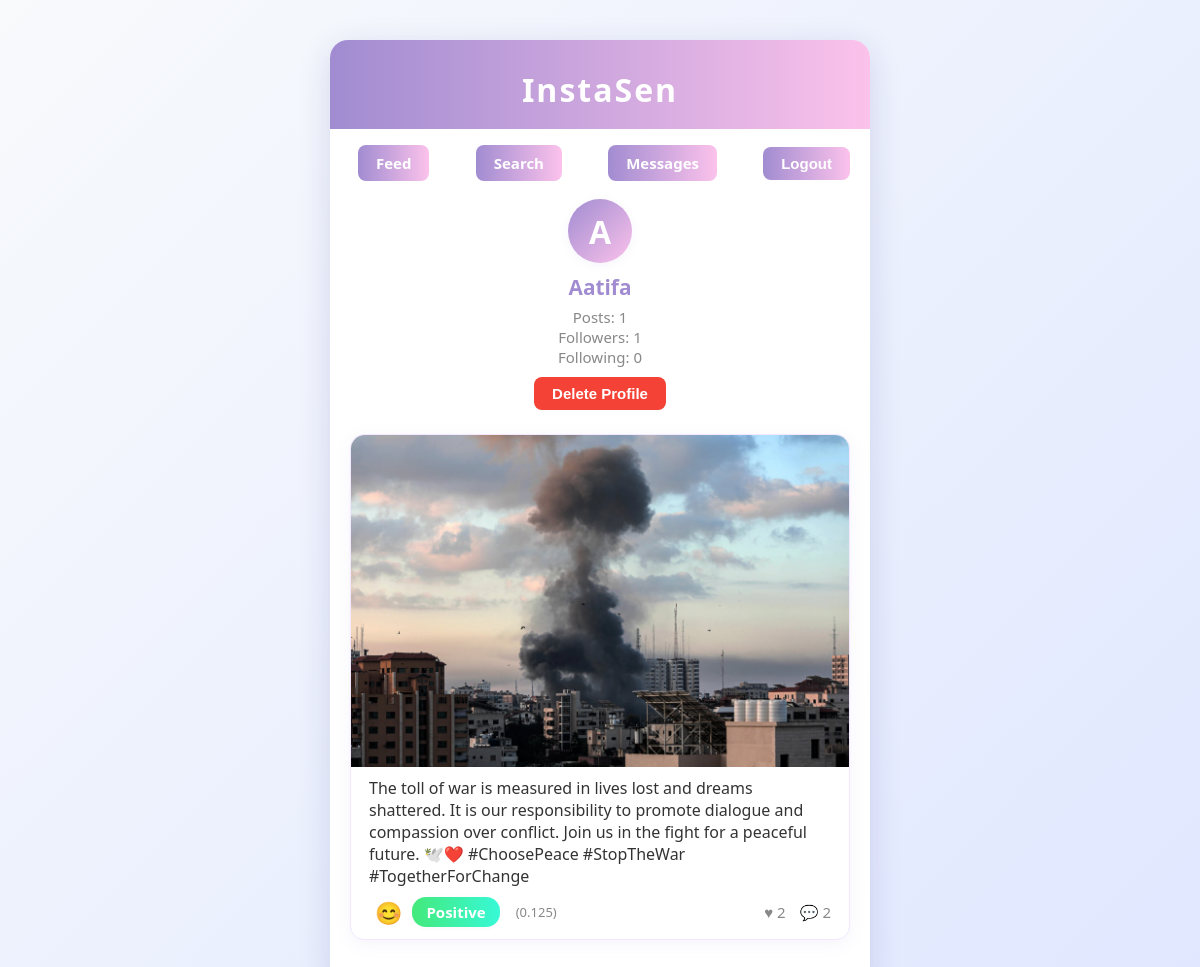
The app's page /user/Aatifa (signed in) with its own data.
### models.py (models this page shows)
class User(UserMixin, db.Model):
    id = db.Column(db.Integer, primary_key=True)
    username = db.Column(db.String(80), unique=True, nullable=False)
    password = db.Column(db.String(200), nullable=False)
    profile_image = db.Column(db.String(120), nullable=True)
    posts = db.relationship('Post', backref='author', lazy=True)
    comments = db.relationship('Comment', backref='author', lazy=True)
    likes = db.relationship('Like', backref='user', lazy=True)
    notifications = db.relationship('Notification', backref='user', lazy=True)
    followed = db.relationship('Follow', foreign_keys=[Follow.follower_id], backref='follower', lazy='dynamic')
    followers = db.relationship('Follow', foreign_keys=[Follow.followed_id], backref='followed', lazy='dynamic')
    sent_messages = db.relationship('Message', foreign_keys=[Message.sender_id], backref='sender', lazy='dynamic')
    received_messages = db.relationship('Message', foreign_keys=[Message.recipient_id], backref='recipient', lazy='dynamic')

class Post(db.Model):
    id = db.Column(db.Integer, primary_key=True)
    image_filename = db.Column(db.String(120), nullable=False)
    caption = db.Column(db.Text, nullable=True)
    sentiment = db.Column(db.String(20), nullable=True)
    sentiment_score = db.Column(db.Float, nullable=True)
    timestamp = db.Column(db.DateTime, default=datetime.utcnow)
    user_id = db.Column(db.Integer, db.ForeignKey('user.id'), nullable=False)
    comments = db.relationship('Comment', backref='post', lazy=True)
    likes = db.relationship('Like', backref='post', lazy=True)

### main.py (the view)
@main_bp.route('/user/<username>')
@login_required
def profile(username):
    user = User.query.filter_by(username=username).first_or_404()
    posts = Post.query.filter_by(user_id=user.id).order_by(Post.timestamp.desc()).all()
    is_following = False
    if user.id != current_user.id:
        is_following = Follow.query.filter_by(follower_id=current_user.id, followed_id=user.id).first() is not None
    follower_count = user.followers.count()
    following_count = user.followed.count()
    return render_template('profile.html', user=user, posts=posts, is_following=is_following, follower_count=follower_count, following_count=following_count)

### app.py (called while the page is built)
@login_manager.user_loader
def load_user(user_id):
    return User.query.get(int(user_id))

### templates/profile.html (shortened to what this page needs)
<!DOCTYPE html>
<html lang="en">
<head>
</head>
<body>
    <div class="container">
        <div class="header">
            <h2>InstaSen</h2>
        </div>
        <div class="nav">
            <a href="{{ url_for('main.feed') }}">Feed</a>
            <a href="{{ url_for('main.search') }}">Search</a>
            <a href="{{ url_for('main.messages_inbox') }}">Messages</a>
            <form method="post" action="{{ url_for('auth.logout') }}" style="display:inline;">
                <button type="submit">Logout</button>
            </form>
        </div>
        <div class="profile-info">
            {% if user.id == current_user.id %}
                <form id="profile-image-form" method="post" action="{{ url_for('main.upload_profile_image') }}" enctype="multipart/form-data" style="margin-bottom:10px;">
                    <label for="profile-image-input" style="cursor:pointer;">
                        {% if user.profile_image %}
                            <img src="{{ url_for('static', filename='images/' ~ user.profile_image) }}" alt="Profile Image" class="avatar-large" style="object-fit:cover;"/>
                        {% else %}
                            <div class="avatar-large">{{ user.username[0]|upper }}</div>
                        {% endif %}
                    </label>
                </form>
            {% else %}
                {% if user.profile_image %}
                    <img src="{{ url_for('static', filename='images/' ~ user.profile_image) }}" alt="Profile Image" class="avatar-large" style="object-fit:cover;"/>
                {% else %}
                    <div class="avatar-large">{{ user.username[0]|upper }}</div>
                {% endif %}
            {% endif %}
            <div class="username">{{ user.username }}</div>
            <div class="stats">
                Posts: {{ posts|length }}<br>
                Followers: {{ follower_count }}<br>
                Following: {{ following_count }}
            </div>
            {% if user.id == current_user.id %}
                <form method="post" action="{{ url_for('main.delete_profile') }}" style="margin-top:10px;">
                    <button type="submit" style="background:#f44336;color:#fff;border:none;border-radius:8px;font-size:15px;font-weight:600;padding:8px 18px;cursor:pointer;" onclick="return confirm('Are you sure you want to delete your profile? This cannot be undone.');">
                        Delete Profile
                    </button>
                </form>
            {% endif %}
        </div>
        <div class="posts-list">
            {% for post in posts %}
                <div class="post">
                    <img class="post-image" src="{{ url_for('static', filename='images/' ~ post.image_filename) }}" alt="Post image">
                    {% if post.caption %}
                    <div class="caption">{{ post.caption }}</div>
                    {% endif %}
                    <div class="post-footer">
                        <div class="sentiment-box">
                            <span class="emoji">
                                {% if post.sentiment == 'Positive' %}😊{% elif post.sentiment == 'Negative' %}😞{% else %}😐{% endif %}
                            </span>
                            <span class="sentiment {{ post.sentiment }}">{{ post.sentiment }}</span>
                            <span class="score">({{ post.sentiment_score }})</span>
                        </div>
                        <div>
                            <span class="like-count">♥ {{ post.likes|length }}</span>
                            <span class="comment-count">💬 {{ post.comments|length }}</span>
                        </div>
                    </div>
                </div>
            {% else %}
                <p style="text-align:center; color:#888;">No posts yet.</p>
            {% endfor %}
        </div>
    </div>
</body>
</html>

### templates/profile.html (style rules this page uses)
body { background: linear-gradient(135deg, #f8fafc 0%, #e0e7ff 100%); font-family: 'Segoe UI', Arial, sans-serif; min-height: 100vh; margin: 0; }
.container { max-width: 540px; margin: 40px auto; background: #fff; border-radius: 18px; box-shadow: 0 8px 32px 0 rgba(31, 38, 135, 0.15); overflow: hidden; padding-bottom: 20px; }
.header { padding: 28px 20px 18px 20px; background: linear-gradient(90deg, #a18cd1 0%, #fbc2eb 100%); text-align: center; }
.header h2 { margin: 0; font-size: 2rem; color: #fff; letter-spacing: 2px; font-weight: 700; }
.nav { display: flex; justify-content: space-between; align-items: center; padding: 16px 20px 0 20px; }
.nav a, .nav form button { background: linear-gradient(90deg, #a18cd1 0%, #fbc2eb 100%); color: #fff; border: none; border-radius: 8px; font-size: 15px; font-weight: 600; padding: 8px 18px; text-decoration: none; margin-left: 8px; cursor: pointer; transition: background 0.2s, transform 0.1s; }
.profile-info { text-align: center; margin: 18px 0 24px 0; }
.avatar-large { width: 64px; height: 64px; border-radius: 50%; background: linear-gradient(135deg, #a18cd1 0%, #fbc2eb 100%); display: flex; align-items: center; justify-content: center; color: #fff; font-weight: bold; font-size: 2rem; margin: 0 auto 10px auto; box-shadow: 0 2px 8px 0 rgba(161, 140, 209, 0.10); }
.username { font-weight: bold; color: #a18cd1; font-size: 1.3rem; margin-bottom: 6px; }
.stats { color: #888; font-size: 15px; margin-bottom: 8px; }
.posts-list { padding: 0 20px; }
.post { background: #fff; border-radius: 14px; box-shadow: 0 4px 16px 0 rgba(161, 140, 209, 0.10); margin-bottom: 28px; padding: 0 0 12px 0; display: flex; flex-direction: column; border: 1.5px solid #f3e8ff; }
.post-image { width: 100%; max-height: 100%; object-fit: cover; border-radius: 14px 14px 0 0; }
.caption { font-size: 16px; margin: 10px 18px 0 18px; color: #333; word-break: break-word; }
.post-footer { display: flex; align-items: center; justify-content: space-between; margin: 10px 18px 0 18px; }
.sentiment-box { display: flex; align-items: center; gap: 10px; }
.sentiment { font-size: 15px; font-weight: bold; padding: 5px 14px; border-radius: 14px; box-shadow: 0 1px 4px 0 rgba(161, 140, 209, 0.08); }
.sentiment.Positive { color: #fff; background: linear-gradient(90deg, #43e97b 0%, #38f9d7 100%); }
.score { font-size: 13px; color: #888; margin-left: 6px; }
.emoji { font-size: 22px; margin-left: 6px; }
.like-count, .comment-count { color: #888; font-size: 15px; margin-left: 10px; }

### records on screen
User: username "A", username "Aatifa"
Post: image_filename (picture), caption "The toll of war is measured in lives lost and dreams shattered. It is our responsibility to promote dialogue and compassion over conflict. Join us in the fight for a peaceful future. 🕊️❤️ #ChoosePeace #StopTheWar #TogetherForChange", sentiment "Positive", sentiment_score "0.125", likes|length "2", comments|length "2"

### other values on screen
{{ posts|length }} "1"
{{ follower_count }} "1"
{{ following_count }} "0"
